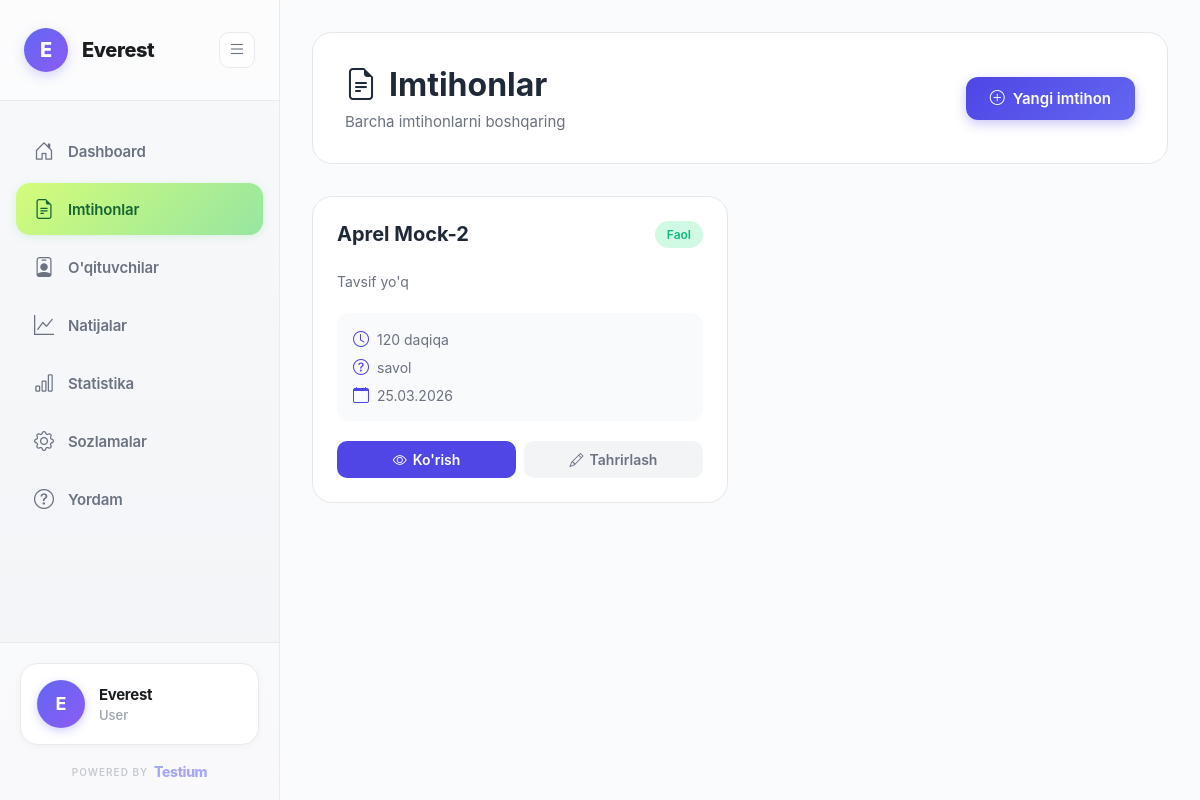
Screenshot of /exams/ (signed in) with the database file from the repository.
### organizations/models.py (models this page shows, shortened)
class Organization(AbstractUser):
    full_name = models.CharField(max_length=255, default='User')
    organization_name = models.CharField(max_length=255)
    email = models.EmailField(unique=True)
    phone = models.CharField(max_length=20, unique=True)
    created_at = models.DateTimeField(auto_now_add=True)
    updated_at = models.DateTimeField(auto_now=True)
    USERNAME_FIELD = 'email'
    REQUIRED_FIELDS = ['username', 'full_name', 'organization_name']
    class Meta:
        db_table = 'organizations'
        verbose_name = 'Organization'
        verbose_name_plural = 'Organizations'

### exams/models.py (models this page shows, shortened)
class Exam(models.Model):
    organization = models.ForeignKey(settings.AUTH_USER_MODEL, on_delete=models.CASCADE, related_name='exams')
    title = models.CharField(max_length=255)
    description = models.TextField(blank=True)
    duration = models.IntegerField(help_text='Duration in minutes')
    is_active = models.BooleanField(default=True)
    created_at = models.DateTimeField(auto_now_add=True)
    updated_at = models.DateTimeField(auto_now=True)
    class Meta:
        db_table = 'exams'
        ordering = ['-created_at']

### exams/views_mvt.py (the view)
@login_required
def exam_list_view(request):
    exams = Exam.objects.filter(organization=request.user).prefetch_related('sections')
    return render(request, 'exams/exam_list.html', {'exams': exams})

### organizations/context_processors.py (called while the page is built)
def organization_settings(request):
    if request.user.is_authenticated and hasattr(request.user, 'settings'):
        return {
            'org_settings': request.user.settings
        }
    return {}

### templates/exams/exam_list.html (shortened to what this page needs)
{% extends 'base.html' %}
{% block content %}
<div style="padding: 32px;">
    <div class="page-header">
        <div style="display: flex; justify-content: space-between; align-items: center; flex-wrap: wrap; gap: 16px;">
            <div>
                <h1 class="page-title">
                    <i class="bi bi-file-earmark-text"></i>
                    Imtihonlar
                </h1>
                <p class="page-subtitle">Barcha imtihonlarni boshqaring</p>
            </div>
            <a href="{% url 'exam_create' %}" class="btn-create">
                <i class="bi bi-plus-circle"></i>
                Yangi imtihon
            </a>
        </div>
    </div>
    {% if exams %}
    <div class="exams-grid">
        {% for exam in exams %}
        <div class="exam-card">
            <div class="exam-header">
                <div style="flex: 1;">
                    <h3 class="exam-title">{{ exam.title }}</h3>
                </div>
                {% if exam.is_active %}
                <span class="exam-status active">Faol</span>
                {% else %}
                <span class="exam-status inactive">Nofaol</span>
                {% endif %}
            </div>
            <p class="exam-description">{{ exam.description|default:"Tavsif yo'q" }}</p>
            <div class="exam-meta">
                <div class="meta-item">
                    <i class="bi bi-clock"></i>
                    <span>{{ exam.duration }} daqiqa</span>
                </div>
                <div class="meta-item">
                    <i class="bi bi-question-circle"></i>
                    <span>{{ exam.questions.count }} savol</span>
                </div>
                <div class="meta-item">
                    <i class="bi bi-calendar"></i>
                    <span>{{ exam.created_at|date:"d.m.Y" }}</span>
                </div>
            </div>
            <div class="exam-actions">
                <a href="{% url 'exam_detail' exam.pk %}" class="btn-action btn-view">
                    <i class="bi bi-eye"></i>
                    Ko'rish
                </a>
                <a href="{% url 'exam_edit' exam.pk %}" class="btn-action btn-edit">
                    <i class="bi bi-pencil"></i>
                    Tahrirlash
                </a>
            </div>
        </div>
        {% endfor %}
    </div>
    {% endif %}
</div>
{% endblock %}

### templates/base.html (shortened to what this page needs)
<!DOCTYPE html>
<html lang="uz">
<head>
    <link href="https://cdn.jsdelivr.net/npm/bootstrap-icons@1.10.0/font/bootstrap-icons.css" rel="stylesheet">
    {% load static %}
</head>
<body>
    {% if user.is_authenticated %}
    <div class="dashboard-layout">
        <aside class="sidebar" id="sidebar">
            <div class="sidebar-header">
                <a href="{% url 'dashboard' %}" class="logo">
                    {% if user.settings.logo %}
                    <div class="logo-icon" style="background: none; padding: 0;">
                        <img src="{{ user.settings.logo.url }}" alt="{{ user.organization_name }}" style="width: 40px; height: 40px; object-fit: cover; border-radius: 50%;">
                    </div>
                    {% else %}
                    <div class="logo-icon">
                        {{ user.organization_name|first|upper }}
                    </div>
                    {% endif %}
                    <span class="logo-text">{{ user.organization_name }}</span>
                </a>
                <button class="toggle-btn" id="toggleSidebar">
                    <i class="bi bi-list"></i>
                </button>
            </div>
            <nav class="sidebar-menu">
                <a href="{% url 'dashboard' %}" class="menu-item {% if request.resolver_match.url_name == 'dashboard' %}active{% endif %}">
                    <i class="bi bi-house-door"></i>
                    <span>Dashboard</span>
                </a>
                <a href="{% url 'exam_list' %}" class="menu-item {% if 'exam' in request.path and 'result' not in request.path %}active{% endif %}">
                    <i class="bi bi-file-earmark-text"></i>
                    <span>Imtihonlar</span>
                </a>
                <a href="{% url 'teacher_list' %}" class="menu-item {% if 'teacher' in request.path %}active{% endif %}">
                    <i class="bi bi-person-badge"></i>
                    <span>O'qituvchilar</span>
                </a>
                <a href="{% url 'results_list' %}" class="menu-item {% if request.resolver_match.url_name == 'results_list' or request.resolver_match.url_name == 'result_detail' %}active{% endif %}">
                    <i class="bi bi-graph-up"></i>
                    <span>Natijalar</span>
                </a>
                <a href="{% url 'analytics' %}" class="menu-item {% if request.resolver_match.url_name == 'analytics' %}active{% endif %}">
                    <i class="bi bi-bar-chart"></i>
                    <span>Statistika</span>
                </a>
                <a href="{% url 'settings' %}" class="menu-item {% if 'settings' in request.path %}active{% endif %}">
                    <i class="bi bi-gear"></i>
                    <span>Sozlamalar</span>
                </a>
                <a href="{% url 'support' %}" class="menu-item {% if 'support' in request.path %}active{% endif %}">
                    <i class="bi bi-question-circle"></i>
                    <span>Yordam</span>
                </a>
            </nav>
            <div class="sidebar-footer">
                <a href="#" onclick="confirmLogout(event)" class="user-profile">
                    <div class="user-avatar">
                        {{ user.organization_name|first|upper }}
                    </div>
                    <div class="user-info">
                        <div class="user-name">{{ user.organization_name }}</div>
                        <div class="user-role">{{ user.full_name }}</div>
                    </div>
                </a>
                <div class="powered-by">
                    <a href="https://testium.uz" target="_blank" class="powered-link">
                        <span class="powered-label">POWERED BY</span>
                        <span class="powered-brand">Testium</span>
                    </a>
                </div>
            </div>
        </aside>
        <main class="main-content">
            {% block content %}{% endblock %}
        </main>
    </div>
    {% endif %}
</body>
</html>

### templates/exams/exam_list.html (style rules this page uses)
.page-header { background: white; padding: 32px; border-radius: 20px; margin-bottom: 32px; border: 1px solid #e5e7eb; }
.page-title { font-size: 32px; font-weight: 700; color: #1f2937; margin-bottom: 8px; display: flex; align-items: center; gap: 12px; }
.page-subtitle { font-size: 15px; color: #6b7280; }
.btn-create { padding: 12px 24px; border-radius: 12px; border: none; font-size: 15px; font-weight: 600; cursor: pointer; transition: all 0.2s ease; display: inline-flex; align-items: center; gap: 8px; text-decoration: none; background: linear-gradient(135deg, #4F46E5, #6366F1); color: white; box-shadow: 0 4px 12px rgba(79, 70, 229, 0.3); }
.exams-grid { display: grid; grid-template-columns: repeat(auto-fill, minmax(350px, 1fr)); gap: 24px; }
.exam-card { background: white; border-radius: 20px; padding: 24px; border: 1px solid #e5e7eb; transition: all 0.3s ease; position: relative; overflow: hidden; }
.exam-card::before { content: ''; position: absolute; top: 0; left: 0; right: 0; height: 4px; background: linear-gradient(90deg, #4F46E5, #6366F1); opacity: 0; transition: opacity 0.3s ease; }
.exam-header { display: flex; justify-content: space-between; align-items: start; margin-bottom: 16px; }
.exam-title { font-size: 20px; font-weight: 700; color: #1f2937; margin-bottom: 8px; line-height: 1.3; }
.exam-status { padding: 6px 12px; border-radius: 50px; font-size: 12px; font-weight: 600; flex-shrink: 0; }
.exam-status.active { background: #d1fae5; color: #10b981; }
.exam-description { font-size: 14px; color: #6b7280; line-height: 1.6; margin-bottom: 20px; display: -webkit-box; -webkit-line-clamp: 2; -webkit-box-orient: vertical; overflow: hidden; }
.exam-meta { display: flex; flex-direction: column; gap: 8px; margin-bottom: 20px; padding: 16px; background: #f9fafb; border-radius: 12px; }
.meta-item { display: flex; align-items: center; gap: 8px; font-size: 14px; color: #6b7280; }
.meta-item i { font-size: 16px; color: #4F46E5; }
.exam-actions { display: flex; gap: 8px; }
.btn-action { flex: 1; padding: 10px 16px; border-radius: 10px; border: none; font-size: 14px; font-weight: 600; cursor: pointer; transition: all 0.2s ease; display: flex; align-items: center; justify-content: center; gap: 6px; text-decoration: none; }
.btn-view { background: #4F46E5; color: white; }
.btn-edit { background: #f3f4f6; color: #6b7280; }

### rows the page displays
Organization: organization_name|first "E", organization_name "Everest", full_name "User"
Exam: title "Aprel Mock-2", is_active "Faol", description "Tavsif yo'q", duration "120", created_at "25.03.2026"
